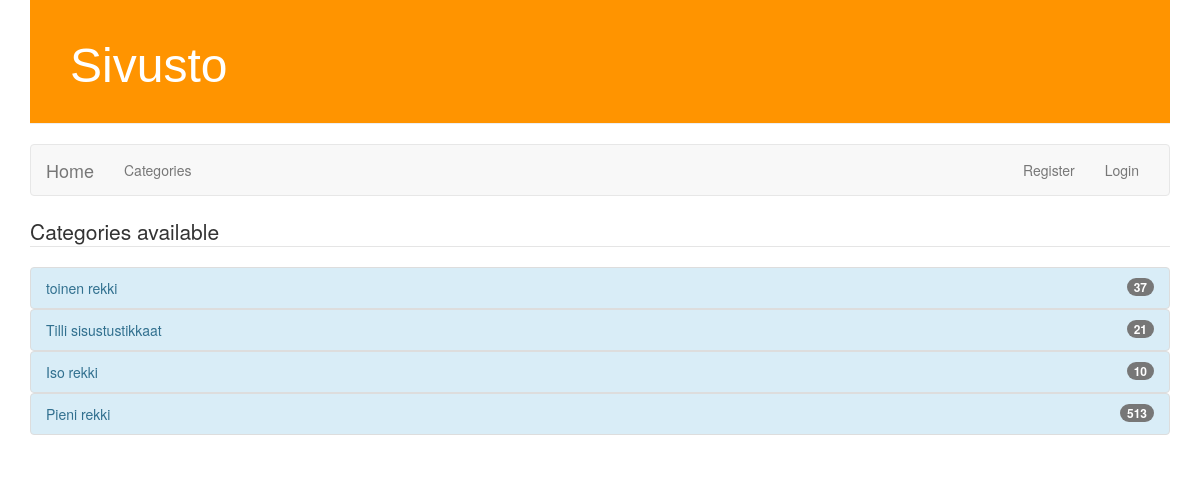
Page /categories on the earlier database version.
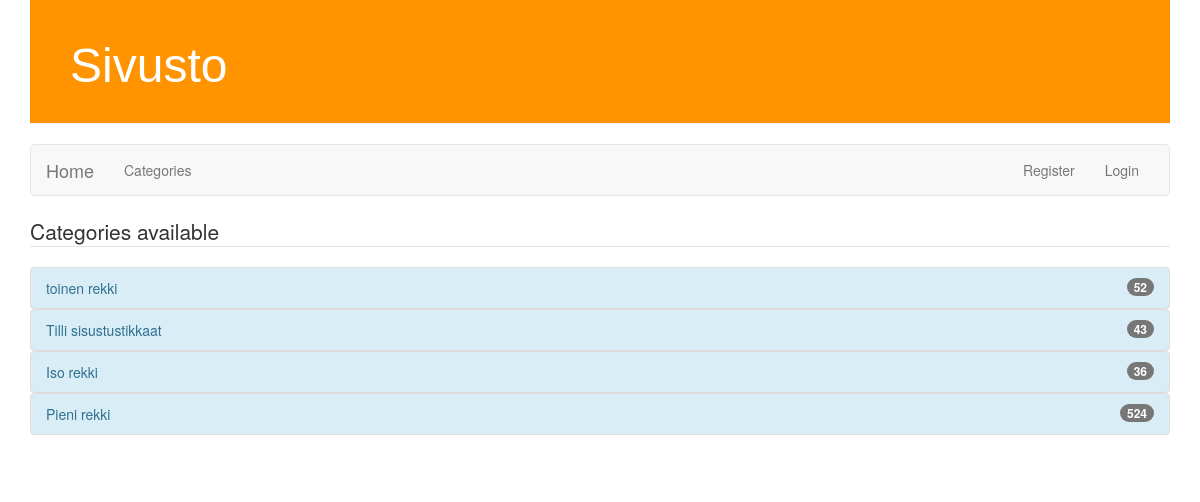
Same page on the later database version.
### rango/models.py (models this page shows, shortened)
class Category(models.Model):
    name = models.CharField(max_length=128, unique=True)
    imgpath = models.CharField(max_length=128, blank=True)
    views = models.IntegerField(default=0)
    likes = models.IntegerField(default=0)
    slug = models.SlugField(unique=True)

### rango/views.py (the view)
# urls.py: url(r'^categories', views.categories, name='categories'),
def categories(request):
    category_list = Category.objects.all()
    context_dict = {'categories': category_list}
    return render(request, 'rango/categories.html', context_dict)

### rango/templates/rango/categories.html (shortened to what this page needs)
{% extends 'rango/base.html' %}
{% load staticfiles %}
{% block content %}
        {% if categories %}
            <ul class="list-group">
                <legend>Categories available</legend>
                {% for category in categories %}
                  <a href=#>
                <li class="list-group-item list-group-item-info itemi" data-catid="{{category.id}}" id="item-{{ forloop.counter0 }}">
                    {{ category.name }}
                        <span class="badge badger-click" data-catid="{{category.id}}">{{category.likes}}</span>
                </li>
           </a>
                {% endfor %}
            </ul>
        {%else%}
        <strong>ei kategorioita mukana</strong>
        {%endif%}
{% endblock %}

### rango/templates/rango/base.html (shortened to what this page needs)
<!DOCTYPE html>
{% load staticfiles %}
<html>
    <head>
        {% load bootstrap3 %}
        {% bootstrap_css %}
        <link rel="stylesheet" href="{% static 'css/styles.css' %}">
    </head>
    <body>
    <div class="container">
        <div class="page-header">
            <h1><a href="/">Sivusto</a></h1>
        </div>
        {% include 'rango/navbar.html' %}
            {% block content %}
            {% endblock %}
    </div>
</body>
</html>

### rango/templates/rango/navbar.html (shortened to what this page needs)
      <nav class="navbar navbar-default">
        <div class="container-fluid">
          <div class="navbar-header">
            <a class="navbar-brand" href={% url "index" %}  class="active">Home</a>
          </div>
          <div id="navbar" class="navbar-collapse collapse">
            <ul class="nav navbar-nav">
              <li><a href={% url "categories" %}>Categories</a></li>
            </ul>
            <ul class="nav navbar-nav navbar-right">
                {% if user.is_authenticated %}
                <li><a href={% url "logout" %}>Logout</a></li>
                {% else %}
                <li><a href="{% url "register" %}">Register</a><li>
                <li><a href={% url "login" %}>Login</a></li>
                {%endif%}
            </ul>
          </div>
        </div>
      </nav>

### rango/static/css/styles.css (style rules this page uses)
.page-header { background-color: #ff9400; margin-top: 0; padding: 20px 20px 20px 40px; }
.page-header h1, .page-header h1 a, .page-header h1 a:visited, .page-header h1 a:active { color: #ffffff; font-size: 36pt; text-decoration: none; }
h1, h2, h3, h4 { font-family: 'arial', cursive; }

Differences in the rows shown:
changed Category "toinen rekki": likes "37" → "52"
changed Category "Tilli sisustustikkaat": likes "21" → "43"
changed Category "Iso rekki": likes "10" → "36"
changed Category "Pieni rekki": likes "513" → "524"
